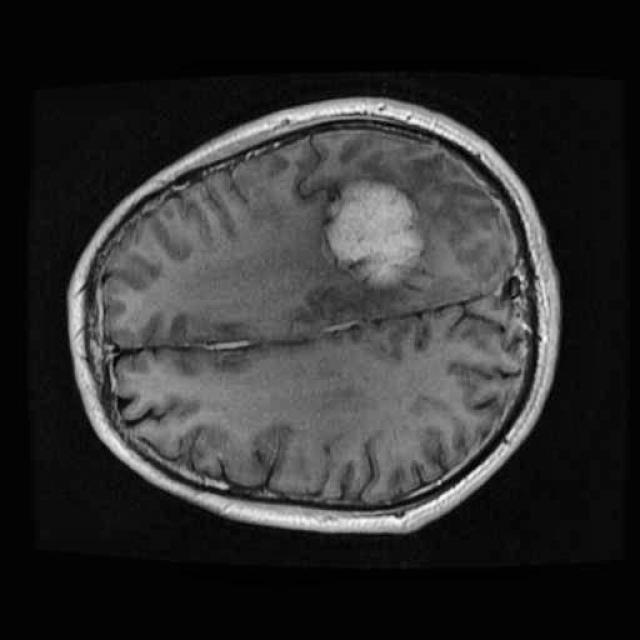
#> input picture images/192.jpg, 640 x 640 px
$ python image_fusion.py
#> lines starting #> are read from the running program, lines starting #| are printed output that depends on the picture
import cv2
import numpy as np
import matplotlib.pyplot as plt
from skimage import io, exposure, img_as_ubyte

from utils.digital_image_processing import DigitalImageProcessing


# dip = DigitalImageProcessing()

image1 = cv2.imread('images/192.jpg', cv2.IMREAD_GRAYSCALE)
#> image1 is the input picture: shape (640, 640); min 0, max 255, mean 47.5
image2 = cv2.imread('images/193.jpg', cv2.IMREAD_GRAYSCALE)
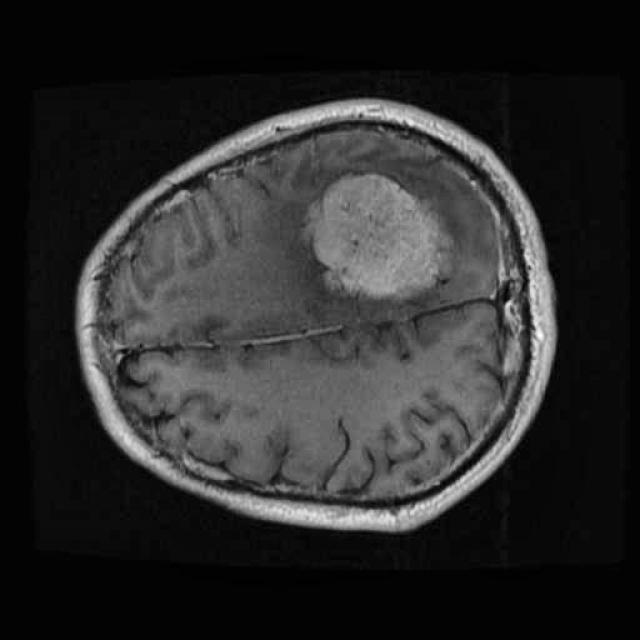
#> input picture images/193.jpg, 640 x 640 px
#> image2 is the input picture: shape (640, 640); min 0, max 255, mean 43.3
image3 = cv2.imread('images/194.jpg', cv2.IMREAD_GRAYSCALE)
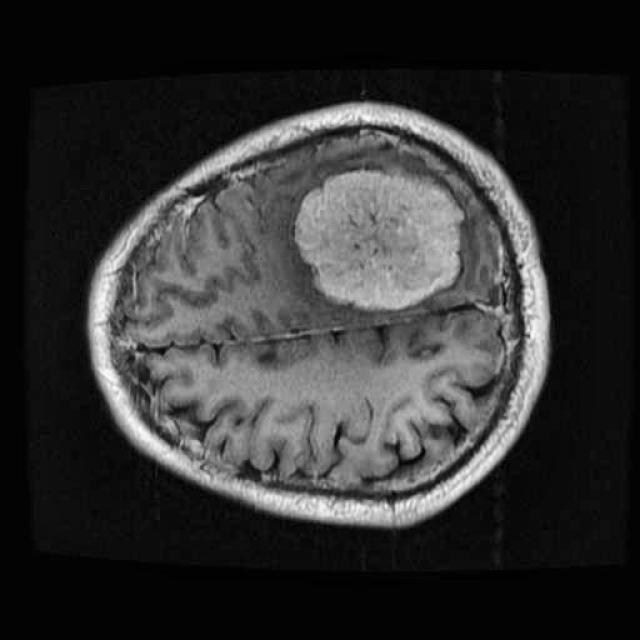
#> input picture images/194.jpg, 640 x 640 px
#> image3 is the input picture: shape (640, 640); min 0, max 255, mean 50
image4 = cv2.imread('images/195.jpg', cv2.IMREAD_GRAYSCALE)
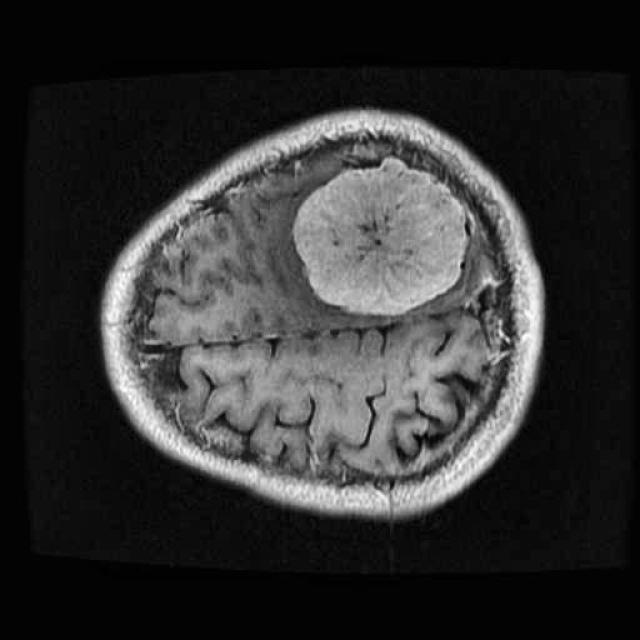
#> input picture images/195.jpg, 640 x 640 px
#> image4 is the input picture: shape (640, 640); min 0, max 255, mean 48.8
image5 = cv2.imread('images/196.jpg', cv2.IMREAD_GRAYSCALE)
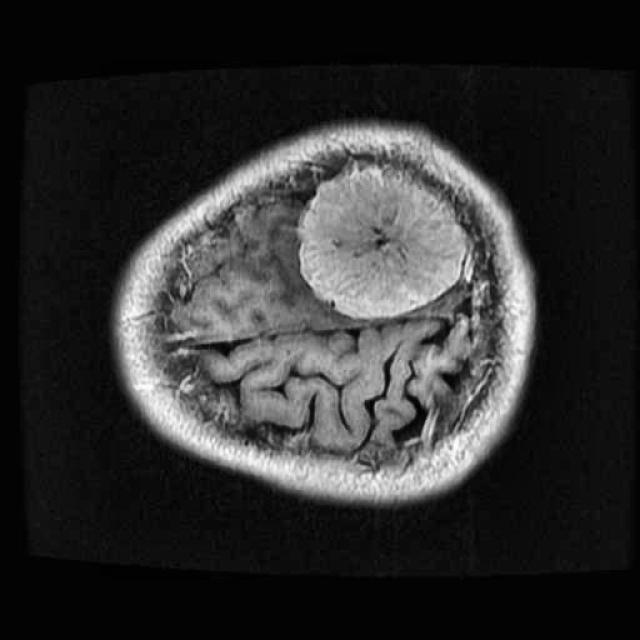
#> input picture images/196.jpg, 640 x 640 px
#> image5 is the input picture: shape (640, 640); min 0, max 255, mean 46.9
image6 = cv2.imread('images/197.jpg', cv2.IMREAD_GRAYSCALE)
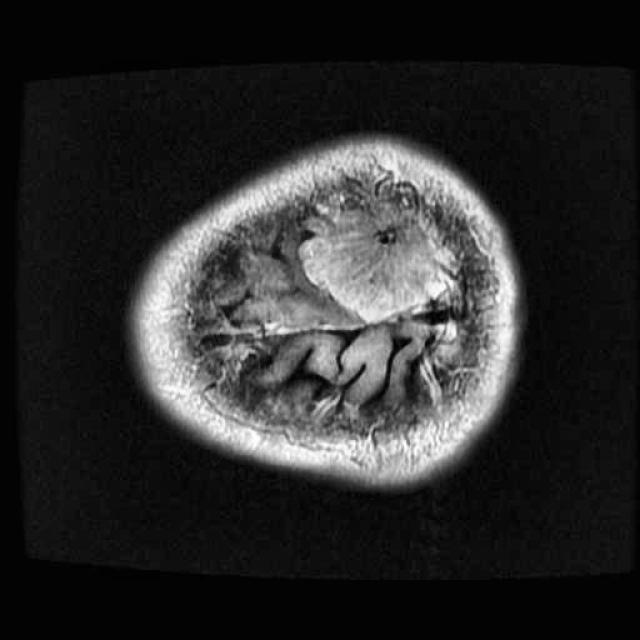
#> input picture images/197.jpg, 640 x 640 px
#> image6 is the input picture: shape (640, 640); min 0, max 255, mean 42.7

# image = (image1 + image2 + image3 + image4 + image5 + image6) / 6

# image = image.astype(np.int8)


max_matrix = np.maximum.reduce([image1, image2, image3, image4, image5, image6])
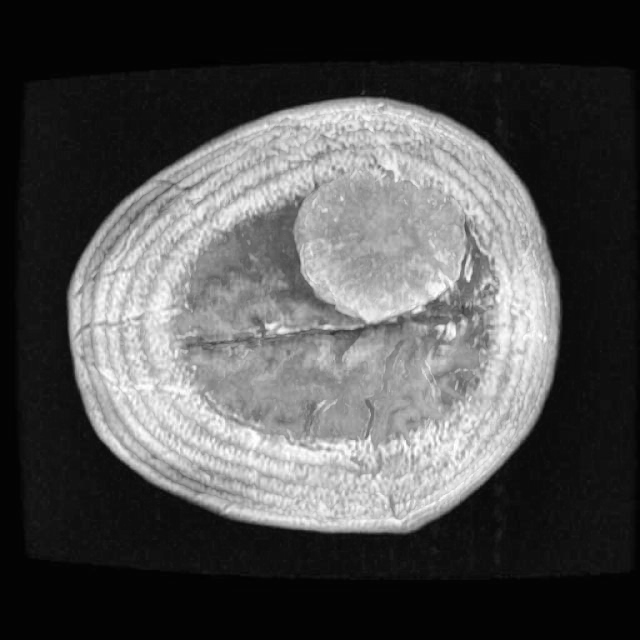
#> max_matrix: shape (640, 640); min 1, max 255, mean 79.3

cv2.imshow('Image', max_matrix)

cv2.waitKey(0)
